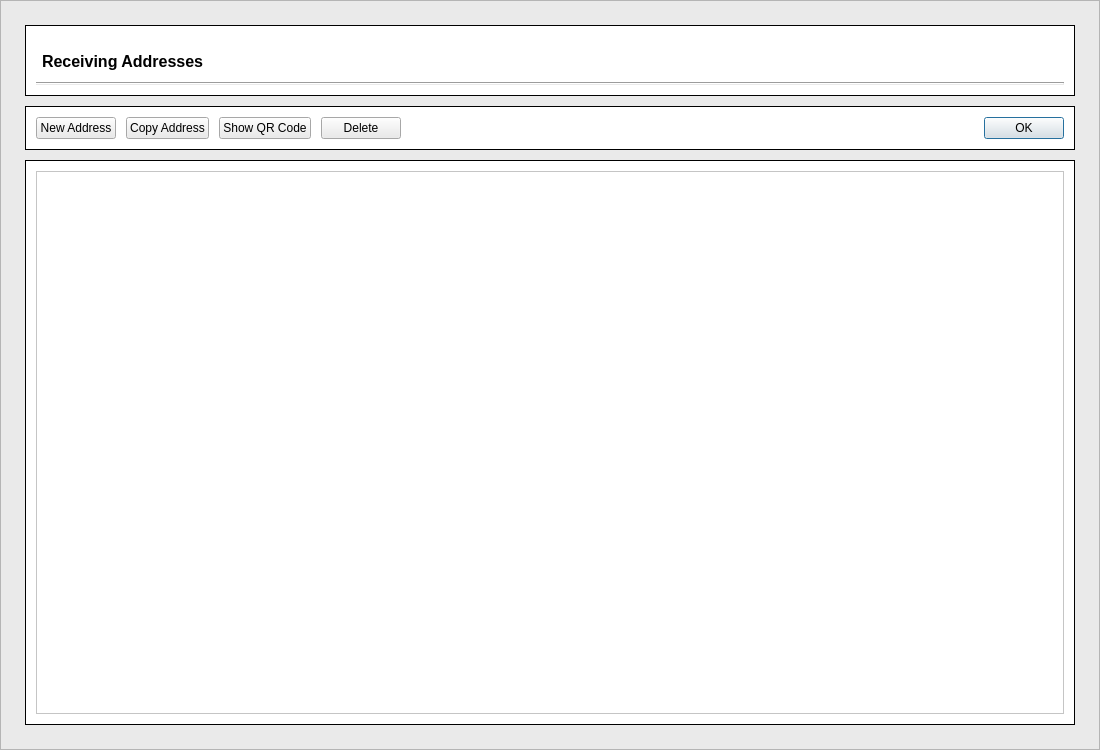
<?xml version="1.0" encoding="UTF-8"?>
<ui version="4.0">
 <class>AddressBookPage</class>
 <widget class="QWidget" name="AddressBookPage">
  <property name="geometry">
   <rect>
    <x>0</x>
    <y>0</y>
    <width>1100</width>
    <height>750</height>
   </rect>
  </property>
  <property name="minimumSize">
   <size>
    <width>1100</width>
    <height>750</height>
   </size>
  </property>
  <property name="maximumSize">
   <size>
    <width>16777215</width>
    <height>16777215</height>
   </size>
  </property>
  <property name="windowTitle">
   <string>Address Book</string>
  </property>
  <property name="styleSheet">
   <string notr="true">background-color: #eaeaea</string>
  </property>
  <layout class="QVBoxLayout" name="verticalLayout">
   <property name="spacing">
    <number>0</number>
   </property>
   <property name="leftMargin">
    <number>0</number>
   </property>
   <property name="topMargin">
    <number>0</number>
   </property>
   <property name="rightMargin">
    <number>0</number>
   </property>
   <property name="bottomMargin">
    <number>0</number>
   </property>
   <item>
    <widget class="QFrame" name="frame">
     <property name="frameShape">
      <enum>QFrame::StyledPanel</enum>
     </property>
     <property name="frameShadow">
      <enum>QFrame::Raised</enum>
     </property>
     <layout class="QVBoxLayout" name="verticalLayout_3">
      <property name="spacing">
       <number>0</number>
      </property>
      <property name="leftMargin">
       <number>24</number>
      </property>
      <property name="topMargin">
       <number>24</number>
      </property>
      <property name="rightMargin">
       <number>24</number>
      </property>
      <property name="bottomMargin">
       <number>24</number>
      </property>
      <item>
       <layout class="QVBoxLayout" name="verticalLayout_2">
        <property name="spacing">
         <number>10</number>
        </property>
        <property name="leftMargin">
         <number>0</number>
        </property>
        <property name="topMargin">
         <number>0</number>
        </property>
        <property name="rightMargin">
         <number>0</number>
        </property>
        <property name="bottomMargin">
         <number>0</number>
        </property>
        <item>
         <widget class="QFrame" name="frame_2">
          <property name="minimumSize">
           <size>
            <width>0</width>
            <height>71</height>
           </size>
          </property>
          <property name="maximumSize">
           <size>
            <width>16777215</width>
            <height>71</height>
           </size>
          </property>
          <property name="styleSheet">
           <string notr="true">#frame_2 {
    background-color: #fff;
    border: 1px solid black;
}</string>
          </property>
          <property name="frameShape">
           <enum>QFrame::StyledPanel</enum>
          </property>
          <property name="frameShadow">
           <enum>QFrame::Raised</enum>
          </property>
          <property name="lineWidth">
           <number>1</number>
          </property>
          <layout class="QHBoxLayout" name="horizontalLayout_3">
           <property name="leftMargin">
            <number>0</number>
           </property>
           <property name="topMargin">
            <number>0</number>
           </property>
           <property name="rightMargin">
            <number>0</number>
           </property>
           <property name="bottomMargin">
            <number>0</number>
           </property>
           <item>
            <layout class="QVBoxLayout" name="verticalLayout_4">
             <property name="leftMargin">
              <number>10</number>
             </property>
             <property name="topMargin">
              <number>10</number>
             </property>
             <property name="rightMargin">
              <number>10</number>
             </property>
             <property name="bottomMargin">
              <number>10</number>
             </property>
             <item>
              <widget class="QFrame" name="frame_3">
               <property name="minimumSize">
                <size>
                 <width>0</width>
                 <height>40</height>
                </size>
               </property>
               <property name="maximumSize">
                <size>
                 <width>16777215</width>
                 <height>40</height>
                </size>
               </property>
               <property name="styleSheet">
                <string notr="true">border: 0;</string>
               </property>
               <property name="frameShape">
                <enum>QFrame::StyledPanel</enum>
               </property>
               <property name="frameShadow">
                <enum>QFrame::Raised</enum>
               </property>
               <property name="lineWidth">
                <number>0</number>
               </property>
               <layout class="QHBoxLayout" name="horizontalLayout_5">
                <property name="leftMargin">
                 <number>0</number>
                </property>
                <property name="topMargin">
                 <number>0</number>
                </property>
                <property name="rightMargin">
                 <number>0</number>
                </property>
                <property name="bottomMargin">
                 <number>0</number>
                </property>
                <item>
                 <layout class="QHBoxLayout" name="horizontalLayout_2">
                  <item>
                   <widget class="QLabel" name="receivingLabel">
                    <property name="font">
                     <font>
                      <pointsize>12</pointsize>
                      <weight>75</weight>
                      <bold>true</bold>
                     </font>
                    </property>
                    <property name="styleSheet">
                     <string notr="true">padding-top: 10px;
padding-left: 2px;
background-color: #fff</string>
                    </property>
                    <property name="text">
                     <string>Receiving Addresses</string>
                    </property>
                   </widget>
                  </item>
                 </layout>
                </item>
               </layout>
              </widget>
             </item>
             <item>
              <widget class="Line" name="line">
               <property name="orientation">
                <enum>Qt::Horizontal</enum>
               </property>
              </widget>
             </item>
            </layout>
           </item>
          </layout>
         </widget>
        </item>
        <item>
         <widget class="QFrame" name="frame_6">
          <property name="styleSheet">
           <string notr="true">#frame_6 {
    background-color: #fff;
    border: 1px solid black;
}</string>
          </property>
          <property name="frameShape">
           <enum>QFrame::StyledPanel</enum>
          </property>
          <property name="frameShadow">
           <enum>QFrame::Raised</enum>
          </property>
          <layout class="QHBoxLayout" name="horizontalLayout_7">
           <property name="spacing">
            <number>10</number>
           </property>
           <property name="leftMargin">
            <number>10</number>
           </property>
           <property name="topMargin">
            <number>10</number>
           </property>
           <property name="rightMargin">
            <number>10</number>
           </property>
           <property name="bottomMargin">
            <number>10</number>
           </property>
           <item>
            <layout class="QHBoxLayout" name="horizontalLayout_9" stretch="0,0,0,0,0,0">
             <property name="leftMargin">
              <number>0</number>
             </property>
             <property name="topMargin">
              <number>0</number>
             </property>
             <property name="rightMargin">
              <number>0</number>
             </property>
             <property name="bottomMargin">
              <number>0</number>
             </property>
             <item>
              <widget class="QPushButton" name="newAddressButton">
               <property name="text">
                <string>New Address</string>
               </property>
              </widget>
             </item>
             <item>
              <widget class="QPushButton" name="copyToClipboard">
               <property name="text">
                <string>Copy Address</string>
               </property>
              </widget>
             </item>
             <item>
              <widget class="QPushButton" name="showQRCode">
               <property name="text">
                <string>Show QR Code</string>
               </property>
              </widget>
             </item>
             <item>
              <widget class="QPushButton" name="deleteButton">
               <property name="text">
                <string>Delete</string>
               </property>
              </widget>
             </item>
             <item>
              <spacer name="horizontalSpacer">
               <property name="orientation">
                <enum>Qt::Horizontal</enum>
               </property>
               <property name="sizeHint" stdset="0">
                <size>
                 <width>40</width>
                 <height>20</height>
                </size>
               </property>
              </spacer>
             </item>
             <item>
              <widget class="QDialogButtonBox" name="buttonBox">
               <property name="styleSheet">
                <string notr="true"/>
               </property>
               <property name="standardButtons">
                <set>QDialogButtonBox::Ok</set>
               </property>
               <property name="centerButtons">
                <bool>false</bool>
               </property>
              </widget>
             </item>
            </layout>
           </item>
          </layout>
         </widget>
        </item>
        <item>
         <widget class="QFrame" name="frame_5">
          <property name="styleSheet">
           <string notr="true">#frame_5 {
    background-color: #fff;
    border: 1px solid black;
}</string>
          </property>
          <property name="frameShape">
           <enum>QFrame::StyledPanel</enum>
          </property>
          <property name="frameShadow">
           <enum>QFrame::Raised</enum>
          </property>
          <layout class="QVBoxLayout" name="verticalLayout_5">
           <property name="leftMargin">
            <number>10</number>
           </property>
           <property name="topMargin">
            <number>10</number>
           </property>
           <property name="rightMargin">
            <number>10</number>
           </property>
           <property name="bottomMargin">
            <number>10</number>
           </property>
           <item>
            <widget class="QTableView" name="tableView">
             <property name="contextMenuPolicy">
              <enum>Qt::CustomContextMenu</enum>
             </property>
             <property name="toolTip">
              <string>Double-click to edit address or label</string>
             </property>
             <property name="styleSheet">
              <string notr="true">background-color: #fff;</string>
             </property>
             <property name="tabKeyNavigation">
              <bool>false</bool>
             </property>
             <property name="selectionMode">
              <enum>QAbstractItemView::SingleSelection</enum>
             </property>
             <property name="selectionBehavior">
              <enum>QAbstractItemView::SelectRows</enum>
             </property>
             <property name="sortingEnabled">
              <bool>true</bool>
             </property>
             <attribute name="verticalHeaderVisible">
              <bool>false</bool>
             </attribute>
            </widget>
           </item>
          </layout>
         </widget>
        </item>
       </layout>
      </item>
     </layout>
    </widget>
   </item>
  </layout>
 </widget>
 <resources/>
 <connections/>
</ui>
